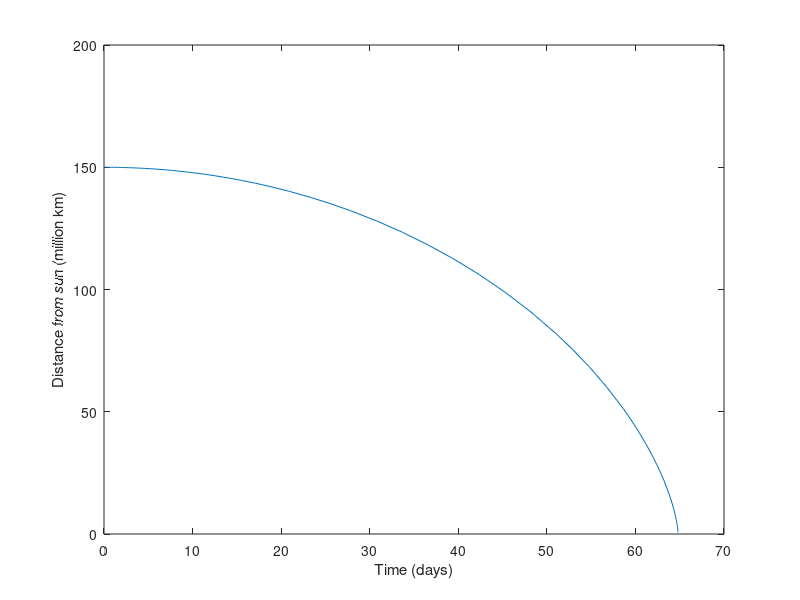

This chart was generated by the following MATLAB code:
% Simulate the Earth falling into the Sun.

function earth()
    y0 = 150e9;           % meters
    t_end = 1e7;          % seconds
    
    t = 0;
    X = [y0, 0];
    rate_func(t, X)
   
    tspan = [0, t_end];
    options = odeset('Events', @event_func);
    [T, M] = ode45(@rate_func, tspan, X, options);
    
    % convert time to days
    % convert distance to millions of km
    T = T / 60 / 60 / 24;
    Y = M(:, 1) / 1e9;
    
    plot(T, Y)
    xlabel('Time (days)')
    ylabel('Distance from sun (million km)')
    % saveas(gcf, '../../book/figs/earth.eps', 'epsc')
    
    T(end)
    M(end, :)
end

function res = rate_func(t, X)
    % unpack position and velocity
    y = X(1);      
    v = X(2);      
    
    % compute the derivatives
    dydt = v;
    dvdt = acceleration(t, X);

    % pack the derivatives into a column vector
    res = [dydt; dvdt];
end

function res = acceleration(t, X)
    G=6.674e-11;          % N / kg^2 * m^2,
    m_sun = 1.989e30;     %  kg,
    m_earth = 5.972e24;   % kg,

    y = X(1);
    f_g = -G * m_earth * m_sun / y^2;
    a_g = f_g / m_earth;
    res = a_g;
end

function [value, isterminal, direction] = event_func(t, X)
    r_earth = 6.371e6;           % meters
    r_sun = 695.508e6;           % meters
    y_final = r_sun + r_earth;
    y = X(1);
    
    value = y - y_final;
    isterminal = 1;
    direction = -1;
end
